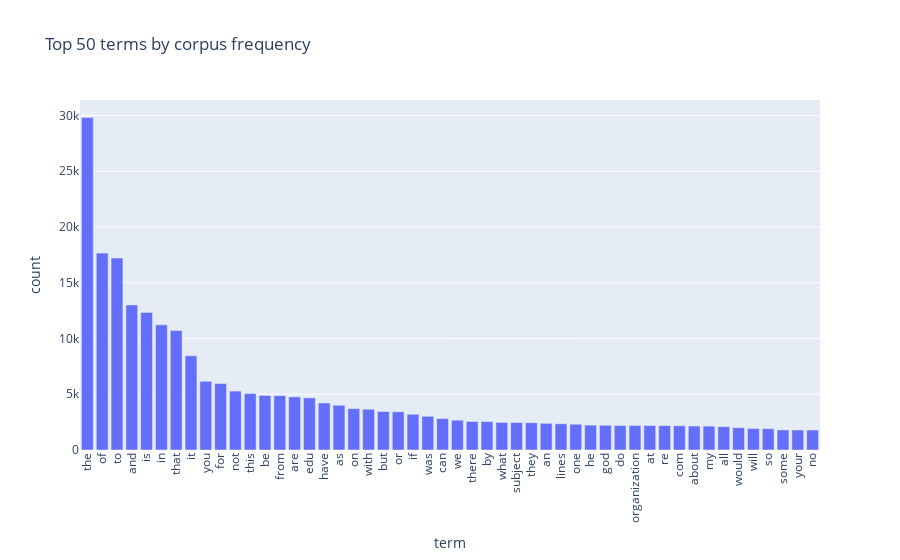

The code cell stored with this chart in its notebook:
### Markdown cell above
### >>> **Exercise 12 (take home):**
If you want a nicer interactive visualization here, I would encourage you try to install and use plotly to achieve this.

### Code cell
# Answer here
import plotly.express as px
import plotly.io as pio

# 1) 全語料詞頻
term_counts = X_counts.sum(axis=0).A1
vocab = count_vect.get_feature_names_out()
tf_df = pd.DataFrame({'term': vocab, 'count': term_counts}).sort_values('count', ascending=False)

# 2) 互動長條圖
topk = 50
fig = px.bar(tf_df.head(topk), x='term', y='count',
             title=f'Top {topk} terms by corpus frequency',
             hover_data={'term': True, 'count': ':.0f'})
fig.update_layout(xaxis_tickangle=-90)
fig.show()

### Figure 1 — Plotly figure (JSON) as saved in the notebook; plotly's stock layout.template omitted (floating-point values rounded to 4 significant figures)
{"data": [{"hovertemplate": "term=%{x}<br>count=%{y:.0f}<extra></extra>", "legendgroup": "", "marker": {"color": "#636efa", "pattern": {"shape": ""}}, "name": "", "orientation": "v", "showlegend": false, "textposition": "auto", "type": "bar", "x": ["the", "of", "to", "and", "is", "in", "that", "it", "you", "for", "not", "this", "be", "from", "are", "edu", "have", "as", "on", "with", "but", "or", "if", "was", "can", "we", "there", "by", "what", "subject", "they", "an", "lines", "one", "he", "god", "do", "organization", "at", "re", "com", "about", "my", "all", "would", "will", "so", "some", "your", "no"], "xaxis": "x", "y": [29825, 17660, 17222, 13017, 12343, 11226, 10723, 8447, 6157, 5962, 5285, 5063, 4898, 4877, 4769, 4675, 4218, 4015, 3709, 3655, 3453, 3432, 3208, 3020, 2818, 2674, 2556, 2548, 2472, 2464, 2448, 2393, 2353, 2312, 2232, 2216, 2193, 2192, 2191, 2186, 2172, 2148, 2143, 2093, 2000, 1925, 1912, 1802, 1793, 1791], "yaxis": "y"}], "layout": {"barmode": "relative", "legend": {"tracegroupgap": 0}, "title": {"text": "Top 50 terms by corpus frequency"}, "xaxis": {"anchor": "y", "domain": [0, 1], "tickangle": -90, "title": {"text": "term"}}, "yaxis": {"anchor": "x", "domain": [0, 1], "title": {"text": "count"}}}}
